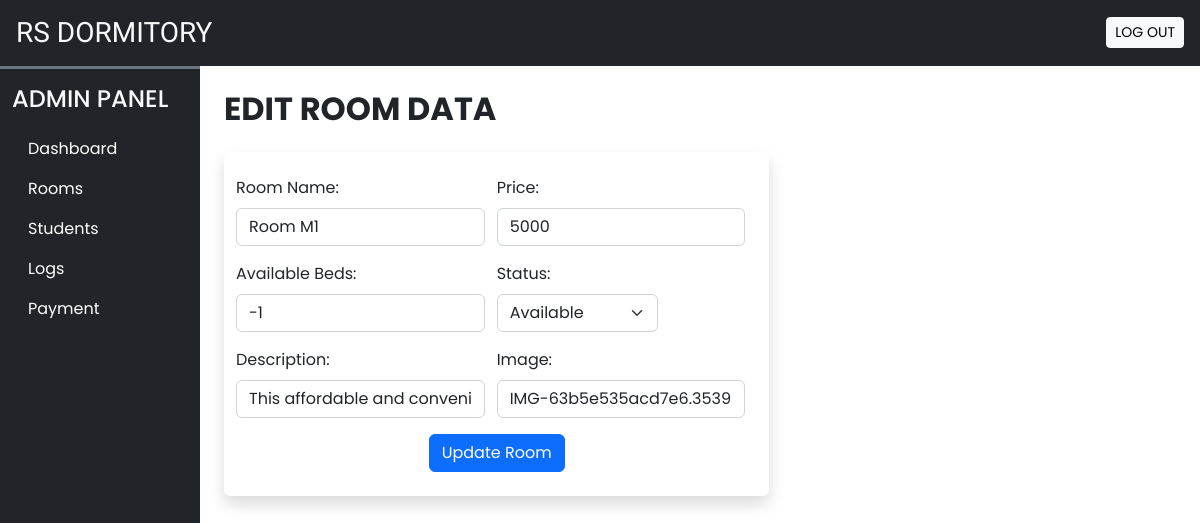
Before: /function/editRoom.php?room_id=29 with the older database file.
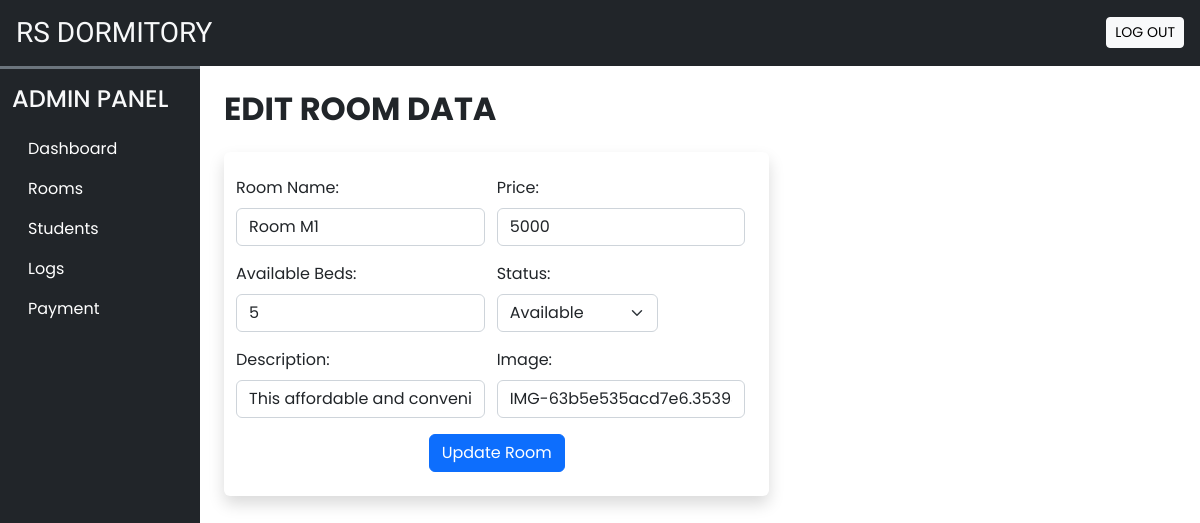
After: the same page with the newer database file.
### tables this page shows
CREATE TABLE `room_data` (
  `room_id` int(10) UNSIGNED NOT NULL,
  `room_name` varchar(30) NOT NULL,
  `price` float NOT NULL,
  `available_beds` int(10) NOT NULL,
  `room_occupants` int(10) NOT NULL,
  `dorm_id` int(10) UNSIGNED NOT NULL,
  `status` text NOT NULL,
  `description` text NOT NULL,
  `image` text NOT NULL
);

### function/editRoom.php (the view, shortened to what this page needs)
<!DOCTYPE html>
<html>
<head>
    <?php require('../admin/inc/links.php'); ?>
</head>
<body>
    <?php require('header.php'); ?>
    <div class="container-fluid" id="main-content">
        <div class="row">
            <div class="col-lg-10 ms-auto p-4 overflow-hidden">
                <h2 class="fw-bold mb-4">EDIT ROOM DATA</h2>
                <div class="row">
                    <div class="col-md-7">
                        <?php
                        if (isset($_GET['room_id'])) {
                            $room_id = $_GET['room_id'];
                            $sql = "SELECT * FROM `room_data` WHERE room_id = $room_id";
                            $result = mysqli_query($conn, $sql);
                            if (mysqli_num_rows($result) > 0) {
                                $row = mysqli_fetch_assoc($result);
                                echo '
                                <div class="container-fluid">
                                    <div class="row">
                                            <div class="bg-white rounded shadow p-4">
                                                <form method="POST">
                                                    <div class="row" class="d-flex">
                                                        <div class="col-md-6 ps-0 mb-3">
                                                            <label class="form-label" for="room_name">Room Name:</label>
                                                            <input type="text" class="form-control shadow-none" id="room_name" name="room_name" value="' . $row['room_name'] . '">
                                                        </div>
                                                        <div class="col-md-6 ps-0 mb-3">
                                                            <label class="form-label" for="price">Price:</label>
                                                            <input type="number"  class="form-control shadow-none" id="price" name="price" value="' . $row['price'] . '">
                                                        </div>
                                                        <div class="col-md-6 ps-0 mb-3">
                                                            <label class="form-label" for="available_beds">Available Beds:</label>
                                                            <input type="text"  class="form-control shadow-none" id="available_beds" name="available_beds" value="' . $row['available_beds'] . '">
                                                        </div>
                                                        <div class="col-md-4 ps-0 mb-3">
                                                            <label class="form-label" for="status">Status: </label>
                                                            <select name="status" class="form-select shadow-none "  value="' . $row['status'] . '" >
                                                                <option value="Available">Available</option>
                                                            </select>
                                                        </div>
                                                        <div class="col-md-6 ps-0 mb-3">
                                                            <label class="form-label" for="description">Description:</label>
                                                            <input type="text"  class="form-control shadow-none" id="description" name="description" value="' . $row['description'] . '">
                                                        </div>
                                                        <div class="col-md-6 ps-0 mb-3">
                                                            <label class="form-label" for="image">Image:</label>
                                                            <input type="text"  class="form-control shadow-none" id="image" name="image" value="' . $row['image'] . '">
                                                        </div>
                                                    </div>
                                                    <div class="d-flex justify-content-evenly">
                                                    <button type="submit" name="submit" class="btn btn-md text-white btn-primary shadow-none">Update Room</button>
                                                    </div>
                                                 </form>
                                        </div>
                                    </div>
                                </div>';
                            }
                        }
                        ?>
                    </div>
                </div>
            </div>
        </div>
</body>
</html>

Changed rows visible on the page:
changed room_data "Room M1": available_beds "-1" → "5"
